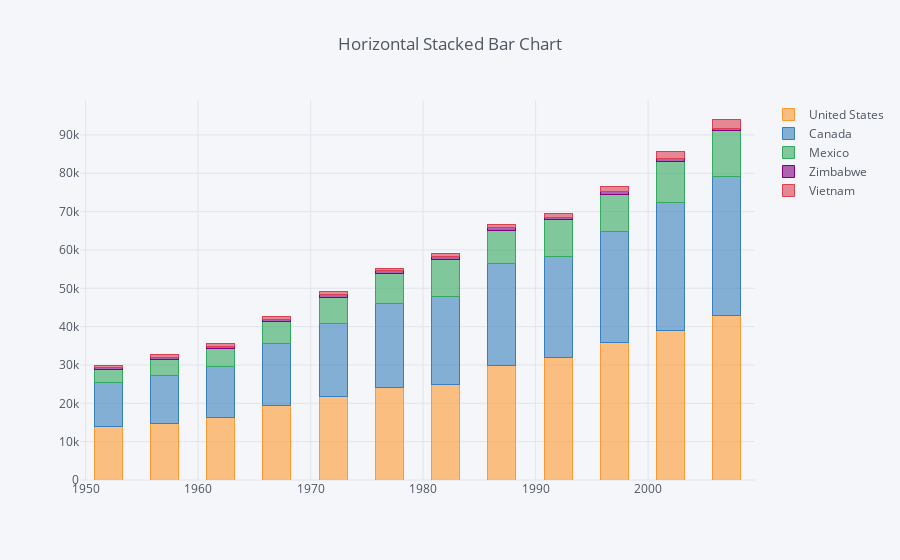

Notebook code for this chart:
### Markdown cell above
### Horizontal Stacked Bar Chart

### Code cell
df_wide_GDP[countries_to_plot].iplot(kind='bar', 
                                     barmode='stack', 
                                     bargap=.5,
                                     title='Horizontal Stacked Bar Chart')

### Figure 1 — Plotly figure (JSON) as saved in the notebook; plotly's stock layout.template omitted (floating-point values rounded to 4 significant figures)
{"data": [{"marker": {"color": "rgba(255, 153, 51, 0.6)", "line": {"color": "rgba(255, 153, 51, 1.0)", "width": 1}}, "name": "United States", "orientation": "v", "text": "", "type": "bar", "uid": "16a51346-949e-40a5-b4ec-1c2bea7844bc", "x": [1952, 1957, 1962, 1967, 1972, 1977, 1982, 1987, 1992, 1997, 2002, 2007], "y": [13990.0, 14850.0, 16170.0, 19530.0, 21810.0, 24070.0, 25010.0, 29880.0, 32000.0, 35770.0, 39100.0, 42950.0]}, {"marker": {"color": "rgba(55, 128, 191, 0.6)", "line": {"color": "rgba(55, 128, 191, 1.0)", "width": 1}}, "name": "Canada", "orientation": "v", "text": "", "type": "bar", "uid": "1660fc14-6823-4011-9750-0e63b951d297", "x": [1952, 1957, 1962, 1967, 1972, 1977, 1982, 1987, 1992, 1997, 2002, 2007], "y": [11370.0, 12490.0, 13460.0, 16080.0, 18970.0, 22090.0, 22900.0, 26630.0, 26340.0, 28950.0, 33330.0, 36320.0]}, {"marker": {"color": "rgba(50, 171, 96, 0.6)", "line": {"color": "rgba(50, 171, 96, 1.0)", "width": 1}}, "name": "Mexico", "orientation": "v", "text": "", "type": "bar", "uid": "28939d42-cbca-4b0c-b84a-4f28ac489396", "x": [1952, 1957, 1962, 1967, 1972, 1977, 1982, 1987, 1992, 1997, 2002, 2007], "y": [3478.0, 4132.0, 4582.0, 5755.0, 6809.0, 7675.0, 9611.0, 8688.0, 9472.0, 9767.0, 10740.0, 11980.0]}, {"marker": {"color": "rgba(128, 0, 128, 0.6)", "line": {"color": "rgba(128, 0, 128, 1.0)", "width": 1}}, "name": "Zimbabwe", "orientation": "v", "text": "", "type": "bar", "uid": "f2c2752c-4b77-402c-bbbe-94e6305030b5", "x": [1952, 1957, 1962, 1967, 1972, 1977, 1982, 1987, 1992, 1997, 2002, 2007], "y": [406.9, 518.8, 527.3, 569.8, 799.4, 685.6, 788.9, 706.2, 693.4, 792.4, 672.0, 469.7]}, {"marker": {"color": "rgba(219, 64, 82, 0.6)", "line": {"color": "rgba(219, 64, 82, 1.0)", "width": 1}}, "name": "Vietnam", "orientation": "v", "text": "", "type": "bar", "uid": "b0d2abe7-820a-464d-844a-4c19285fc9af", "x": [1952, 1957, 1962, 1967, 1972, 1977, 1982, 1987, 1992, 1997, 2002, 2007], "y": [605.1, 676.3, 772.0, 637.1, 699.5, 713.5, 707.2, 820.8, 989.0, 1386.0, 1764.0, 2442.0]}], "layout": {"bargap": 0.5, "barmode": "stack", "legend": {"bgcolor": "#F5F6F9", "font": {"color": "#4D5663"}, "traceorder": "normal"}, "paper_bgcolor": "#F5F6F9", "plot_bgcolor": "#F5F6F9", "title": {"font": {"color": "#4D5663"}, "text": "Horizontal Stacked Bar Chart"}, "xaxis": {"gridcolor": "#E1E5ED", "showgrid": true, "tickfont": {"color": "#4D5663"}, "title": {"font": {"color": "#4D5663"}, "text": ""}, "zerolinecolor": "#E1E5ED"}, "yaxis": {"gridcolor": "#E1E5ED", "showgrid": true, "tickfont": {"color": "#4D5663"}, "title": {"font": {"color": "#4D5663"}, "text": ""}, "zerolinecolor": "#E1E5ED"}}}
